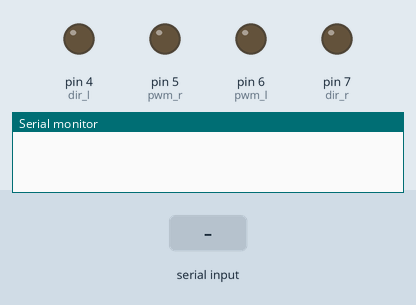
Bench run of a sketch on a simulated Arduino Uno, built with avr-gcc and run on an emulated ATmega328P. Parts: output pins drawn as LEDs (lit = HIGH), the last lines printed to the serial monitor. Inputs (shaded band) come from the test bench.

Above: at 1.2 s.
1.3 s: "0" received over Serial
At 2.5 s:
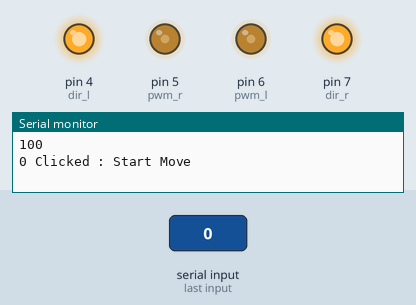
2.8 s: byte 51 ('3') received over Serial
At 3.8 s:
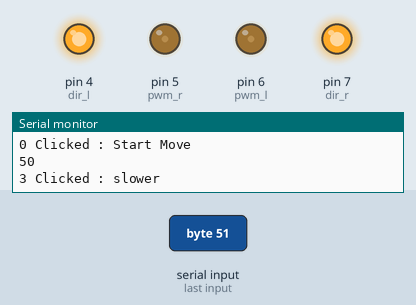
4.3 s: "1" received over Serial
At 4.9 s:
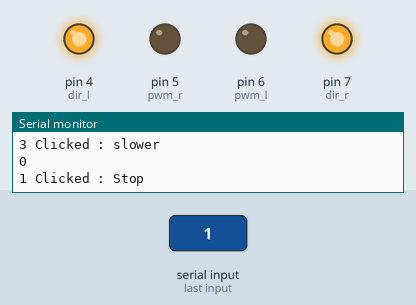
5.8 s: byte 51 ('3') received over Serial
At 6.1 s:
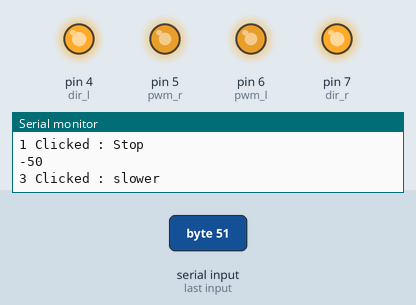
7.3 s: "2" received over Serial
At 8.4 s:
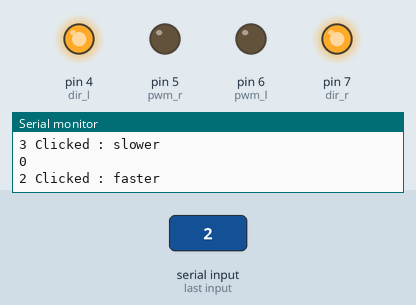
Timing chart, 0 to 9.8 s (numbered marks = the images above; inputs shaded):
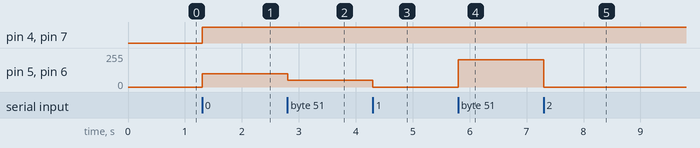

The sketch:

MortorSerial.ino
```cpp
int dir_l = 4;
int dir_r = 7;
int pwm_l = 6;
int pwm_r = 5;

void setup() {
  // put your setup code here, to run once:  Keyboard.begin();
  pinMode(dir_l, OUTPUT);
  pinMode(dir_r, OUTPUT);
  pinMode(pwm_l, OUTPUT);
  pinMode(pwm_r, OUTPUT);
  Serial.begin(9600);
}

char buf;
int vel = 0;

void loop() {
  // put your main code here, to run repeatedly:
  if (Serial.available()) {
    buf = Serial.read();
    if ('0' == buf) {
      digitalWrite(dir_l, HIGH);
      digitalWrite(dir_r, HIGH);
      vel = 100;
      Serial.println(vel);  Serial.println("");

      Serial.println("0 Clicked : Start Move");
    }
    else if ('1' == buf) {
      vel = 0;
      Serial.println(vel);  Serial.println("");

      Serial.println("1 Clicked : Stop");
    }
    else if ('2' == buf) {
      vel += 50;
      Serial.println(vel);  Serial.println("");

      Serial.println("2 Clicked : faster");
    }
    else if ('3' == buf)
    { vel -= 50;
    Serial.println(vel);  Serial.println("");

      Serial.println("3 Clicked : slower");
    }
  }
  //vel = vel < 20 ? 0 : vel;
  //vel = vel > 1000 ? 1000 : vel;
  //Serial.println("");
  analogWrite(pwm_l, vel);
  analogWrite(pwm_r, vel);
}
```

Measured:
- after the input at 1.3 s, pin 4 (dir_l), pin 7 (dir_r): LOW → HIGH at once; pin 5 (pwm_r), pin 6 (pwm_l): 0/255 → 100/255 at once
- after the input at 2.8 s, pin 5 (pwm_r), pin 6 (pwm_l): 100/255 → 50/255 at once
- after the input at 4.3 s, pin 5 (pwm_r), pin 6 (pwm_l): 50/255 → 0/255 at once
- after the input at 5.8 s, pin 5 (pwm_r), pin 6 (pwm_l): 0/255 → 206/255 at once
- after the input at 7.3 s, pin 5 (pwm_r), pin 6 (pwm_l): 206/255 → 0/255 at once
